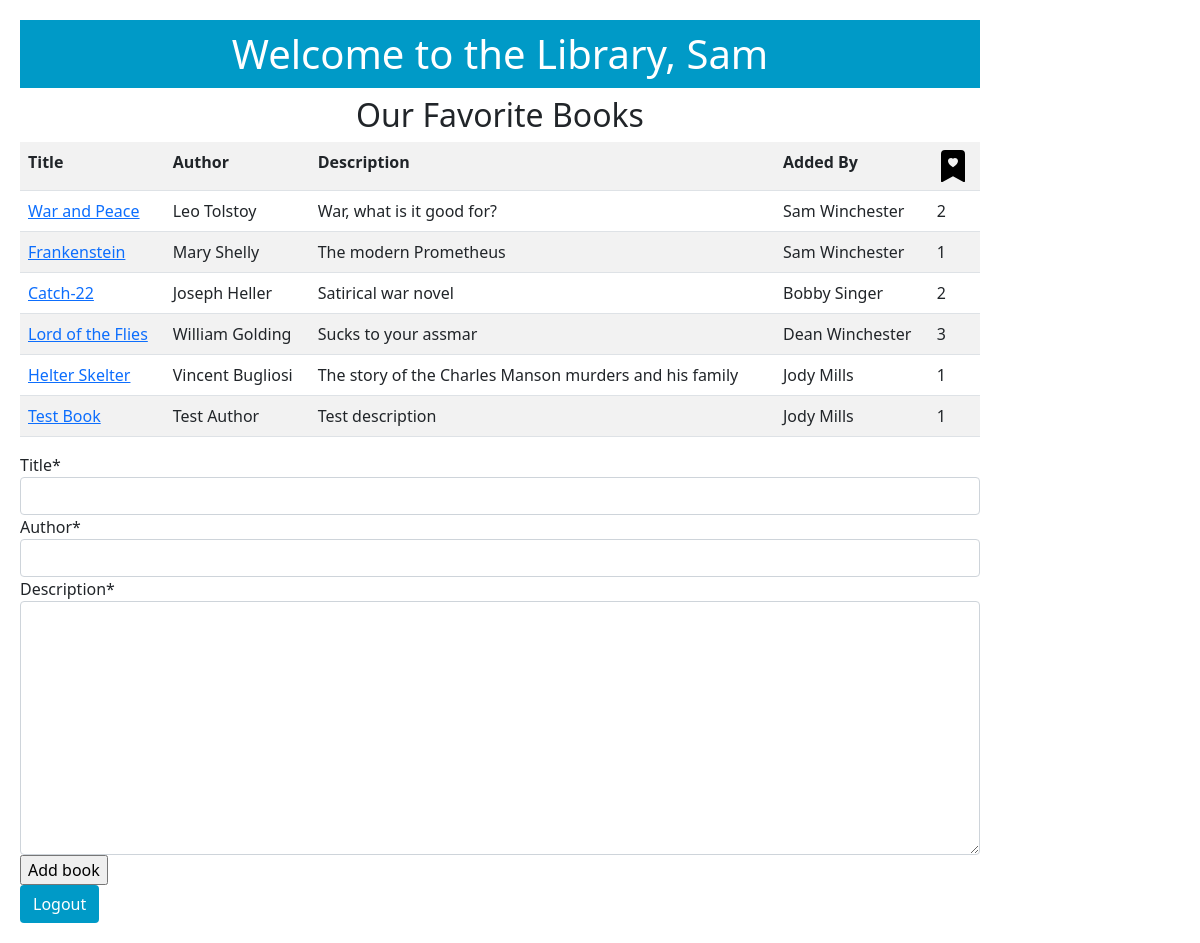
The app's page /home (signed in) with its own data.
### fav/models.py (models this page shows)
class User(models.Model):
    first_name = models.TextField(max_length=255)
    last_name = models.TextField(max_length=255)
    email = models.EmailField(max_length=255)
    password = models.CharField(max_length=255)
    created_at = models.DateTimeField(auto_now_add=True)
    updated_at = models.DateTimeField(auto_now=True)
    objects = UserManager()

class Book(models.Model):
    title = models.CharField(max_length=255)
    author = models.CharField(null=True, max_length=255)
    description = models.CharField(max_length=255)
    created_at = models.DateTimeField(auto_now_add=True)
    updated_at = models.DateTimeField(auto_now=True)
    uploaded_by = models.ForeignKey(User, related_name="books_uploaded", on_delete=models.CASCADE)
    users_who_like = models.ManyToManyField(User, related_name="liked_books")
    objects = BookManager()

### fav/views.py (the view)
# urls.py: path('home', views.home),
def home(request):
    if 'user_id' in request.session:
        form = BookForm()
        context = {
            "user" : User.objects.get(id=request.session['user_id']),
            "bookform" : form,
            'book': Book.objects.all(),
        }
        return render(request, "home.html", context)
    return redirect('/')

### fav/forms.py
class BookForm(forms.Form):
    title = forms.CharField(max_length=255)
    author = forms.CharField(max_length=255)
    description = forms.CharField(widget = forms.Textarea, max_length=255)

### fav/templates/home.html (shortened to what this page needs)
{% load crispy_forms_tags %}
<!DOCTYPE html>
<html lang='en'>
    <head>
        {% load static %}
        <link href="https://cdn.jsdelivr.net/npm/bootstrap@5.0.0/dist/css/bootstrap.min.css" rel="stylesheet">
        <link rel="stylesheet" href="{% static 'css/style.css' %}">
    </head>
    <body>
        <div id="wrapper">
            <h1>Welcome to the Library, {{user.first_name}}</h1>
            <div>
                <div id="header">
                    <h2>Our Favorite Books</h2>
                </div>
                <div id="library">
                    <table class="table table-striped">
                        <tr>
                            <th scope="col">Title</th>
                            <th scope="col">Author</th>
                            <th scope="col">Description</th>
                            <th scope="col">Added By</th>
                            <th scope="col"><img src="{% static 'img/bookmark-heart-fill.svg' %}" alt="bootstrap" width="32" height="32"></th>
                        </tr>
                        {% for book in book %}
                        <tr>
                            <td><a href="/home/{{book.id}}">{{book.title}}</a></td>
                            <td>{{book.author}}</td>
                            <td>{{book.description}}</td>
                            <td>{{book.uploaded_by.first_name}} {{book.uploaded_by.last_name}}</td>
                            <td>{{book.users_who_like.count}}</td>
                        </tr>
                        {% endfor %}
                    </table>
                </div>
            </div>
                <div>
                    <form action="/addbook" method="post">
                        {{bookform|crispy}}
                        <input type="submit" value="Add book">
                    </form>
                </div>
            <div>
                <a href="/logout"><button class="btn">Logout</button></a>
            </div>
        </div>
    </body>
</html>

### fav/static/css/style.css (style rules this page uses)
h1 { background-color: #009ac7; padding: 10px; color: white; text-align: center; }
h2 { text-align: center; align-self: center; }
#wrapper { width: 1000px; padding: 20px; }
.btn { background-color: #009ac7; color: white; }

### records on screen
User: first_name "Sam"
Book: title "War and Peace", author "Leo Tolstoy", description "War, what is it good for?", uploaded_by.first_name "Sam", uploaded_by.last_name "Winchester", users_who_like.count "2"
Book: title "Frankenstein", author "Mary Shelly", description "The modern Prometheus", uploaded_by.first_name "Sam", uploaded_by.last_name "Winchester", users_who_like.count "1"
Book: title "Catch-22", author "Joseph Heller", description "Satirical war novel", uploaded_by.first_name "Bobby", uploaded_by.last_name "Singer", users_who_like.count "2"
Book: title "Lord of the Flies", author "William Golding", description "Sucks to your assmar", uploaded_by.first_name "Dean", uploaded_by.last_name "Winchester", users_who_like.count "3"
Book: title "Helter Skelter", author "Vincent Bugliosi", description "The story of the Charles Manson murders and his family", uploaded_by.first_name "Jody", uploaded_by.last_name "Mills", users_who_like.count "1"
Book: title "Test Book", author "Test Author", description "Test description", uploaded_by.first_name "Jody", uploaded_by.last_name "Mills", users_who_like.count "1"
